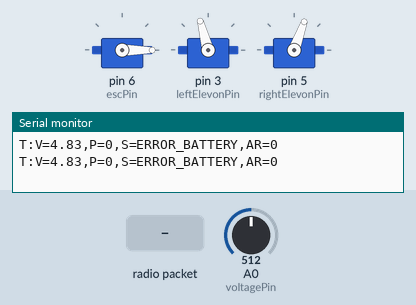
Simulated run of this sketch. Board: Arduino Uno, built with avr-gcc and run on an emulated ATmega328P. On the bench: 3 × servo, the last lines printed to the serial monitor. The inputs (shaded band) are chosen by the test bench; at power-on: A0 (voltagePin) = 512. No radio packets arrive unless stated.

Above: at 3.2 s.
3.3 s: radio packet "CALIBRATE" arrives
At 4.0 s:
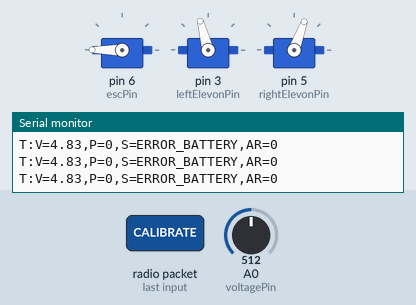
Timing chart, 0 to 12.8 s (numbered marks = the images above; inputs shaded):
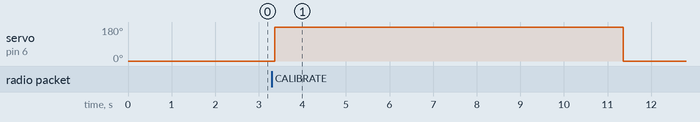

The sketch:

arduino_lora_remote.ino
```cpp
/*
 * ESC Master Testbench — Receptor Remoto (Arduino Uno)
 * Recebe comandos de throttle via LoRa e controla o ESC
 * Envia telemetria da bateria 2S de volta via LoRa
 *
 * Módulo LoRa: SX1278 Ra-02 433MHz
 * Biblioteca: LoRa.h (Sandeep Mistry)
 * Pinagem SPI:
 *   NSS  = D10
 *   RST  = D9
 *   DIO0 = D2
 *   SCK  = D13  (SPI padrão)
 *   MISO = D12  (SPI padrão)
 *   MOSI = D11  (SPI padrão)
 *
 * ATENÇÃO: O pino PWM do ESC mudou de D9 para D6,
 * pois D9 agora é usado pelo LoRa (NRESET).
 *
 * Bateria: 2x 18650 3000mAh 3.7V 30A Liitokala (Série 2S)
 * Tensão Nominal: 7.4V | Carga Máx: 8.4V
 * Proteção de Subtensão via Código (Corte de Software ~6.0V)
 * Conexão do Sinal: Pino 6 (PWM) | Sensor: Pino A0 (Divisor R1=R2)
 */

#include <SPI.h>
#include <LoRa.h>
#include <Servo.h>

// Pinos do LoRa no Arduino Uno
#define LORA_NSS   10
#define LORA_RST   9
#define LORA_DIO0  2

#define LORA_FREQ  433E6  // 433 MHz (deve ser igual ao ESP32)

Servo esc;
Servo leftElevon;
Servo rightElevon;
const int escPin = 6;      // Pino PWM (mudou de D9 para D6 por causa do LoRa)
const int leftElevonPin = 3;
const int rightElevonPin = 5;
const int voltagePin = A0;

// Centros Mecânicos (Ajustados fisicamente)
const int LEFT_CENTER = 105;
const int RIGHT_CENTER = 70;

// Limites Mecânicos (Evita travamento na fuselagem)
// Baseado no teste de Auto-Stall (Queda de Tensão) - recuados 2 graus por segurança
const int LEFT_MIN = 46;  // (Travou em 44)
const int LEFT_MAX = 150; // (Travou em 152)

// Limites do Direito estimados pelo "throw" simétrico do esquerdo (~46 graus)
const int RIGHT_MIN = 24;
const int RIGHT_MAX = 116;

// Configuração do Divisor de Tensão
// Se R1 e R2 forem iguais (ex: 8k/8k ou 10k/10k), a tensão é dividida por 2. (Fator = 2.0)
const float voltageDividerFactor = 2.0;
const float referenceVoltage = 5.0; // Tensão de operação do Arduino (5V)

// Fator de calibração: compensa tolerância dos resistores e referência real do Arduino.
const float VOLTAGE_CALIBRATION = 0.966;

int throttle = 0; // 0 a 100 (%)
int pitch = 0;    // -100 a 100
int roll = 0;     // -100 a 100
int lastCmdRssi = 0; // RSSI do último comando recebido do ESP32
unsigned long lastTelemetryTime = 0;
unsigned long lastVoltageReadTime = 0;
unsigned long lastCommandTime = 0; // Failsafe: última vez que recebeu comando LoRa
const unsigned long FAILSAFE_TIMEOUT = 2000; // 2 segundos sem comando = motor para
float filteredVoltage = 0.0;
bool firstRead = true;
bool failsafeActive = false;

void setup() {
  Serial.begin(115200); // Debug local (opcional)

  // Inicializa LoRa
  LoRa.setPins(LORA_NSS, LORA_RST, LORA_DIO0);

  if (!LoRa.begin(LORA_FREQ)) {
    Serial.println("ERRO: Falha ao inicializar LoRa!");
    while (1);
  }

  LoRa.setSpreadingFactor(7);
  LoRa.setSignalBandwidth(250E3);
  LoRa.setCodingRate4(5);

  // Inicializa ESC e Servos
  esc.attach(escPin, 1000, 2000);
  leftElevon.attach(leftElevonPin);
  rightElevon.attach(rightElevonPin);

  // Arming do ESC (1000us) e centraliza servos com seus trims
  esc.writeMicroseconds(1000);
  leftElevon.write(LEFT_CENTER);
  rightElevon.write(RIGHT_CENTER);
  delay(2000);

  Serial.println("Arduino LoRa Remoto pronto. 2S Li-ion (Com Telemetria).");
  lastCommandTime = millis(); // Inicializa o timer do failsafe
}

void loop() {
  // 1. Leitura e Filtragem Anti-Sag Extremamente Lenta (A cada 20ms)
  if (millis() - lastVoltageReadTime >= 20) {
    int sensorValue = analogRead(voltagePin);
    float pinVoltage = (sensorValue / 1023.0) * referenceVoltage;
    float currentVoltage = pinVoltage * voltageDividerFactor * VOLTAGE_CALIBRATION;

    if (firstRead) {
      filteredVoltage = currentVoltage;
      firstRead = false;
    } else {
      // Usamos um filtro simplificado, mas variamos a velocidade de resposta
      float alpha;
      if (throttle == 0) {
        // Motor parado: atualiza relativamente rápido (aprox 1 segundo para estabilizar)
        alpha = 0.05;
      } else {
        // Motor sob carga: Bateria sofre Sag. Atualizamos a média MUITO devagar.
        // Assim a tensão refletida não cai instantaneamente (anti-sag),
        // mas continua a cair caso a bateria descarregue de verdade ao longo dos minutos.
        alpha = 0.0002;
      }
      filteredVoltage = (filteredVoltage * (1.0 - alpha)) + (currentVoltage * alpha);
    }
    lastVoltageReadTime = millis();
  }

  float batteryVoltage = filteredVoltage;

  // 2. Estimativa de Porcentagem 2S (Min 6.0V, Max 8.4V)
  int batteryPercent = map(batteryVoltage * 100, 600, 840, 0, 100);
  batteryPercent = constrain(batteryPercent, 0, 100);

  // 3. Status de Segurança
  bool isBatteryLow = batteryVoltage < 6.0;

  // === FAILSAFE: Desliga motor se perder conexão LoRa ===
  if (millis() - lastCommandTime > FAILSAFE_TIMEOUT) {
    if (throttle > 0 || pitch != 0 || roll != 0) {
      throttle = 0;
      pitch = 0;
      roll = 0;
      esc.writeMicroseconds(1000);
      leftElevon.write(LEFT_CENTER);
      rightElevon.write(RIGHT_CENTER);
    }
    failsafeActive = true;
  } else {
    failsafeActive = false;
  }

  String status;
  if (failsafeActive) {
    status = "FAILSAFE";
  } else if (isBatteryLow) {
    status = "ERROR_BATTERY";
  } else {
    status = "OK";
  }

  // 4. Envio de Telemetria via LoRa (a cada 500ms)
  if (millis() - lastTelemetryTime > 500) {
    String telemetry = "T:V=";
    telemetry += String(batteryVoltage, 2);
    telemetry += ",P=";
    telemetry += String(batteryPercent);
    telemetry += ",S=";
    telemetry += status;
    telemetry += ",AR=";
    telemetry += String(lastCmdRssi); // RSSI do sinal ESP32->Arduino

    LoRa.beginPacket();
    LoRa.print(telemetry);
    LoRa.endPacket();

    // Debug local (opcional)
    Serial.println(telemetry);

    lastTelemetryTime = millis();
  }

  // 5. Recebimento de Comandos via LoRa
  int packetSize = LoRa.parsePacket();
  if (packetSize) {
    String input = "";
    while (LoRa.available()) {
      input += (char)LoRa.read();
    }
    input.trim();

    // Guarda o RSSI do comando recebido (sinal ESP32 -> Arduino)
    lastCmdRssi = LoRa.packetRssi();
    lastCommandTime = millis(); // Reseta o timer do failsafe

    // Rotina de Calibração: Usada se o ESC não reconhecer a faixa do acelerador
    if (input == "CALIBRATE") {
      // Envia feedback via LoRa
      LoRa.beginPacket();
      LoRa.print("T:V=0.00,P=0,S=CALIBRATING");
      LoRa.endPacket();

      esc.writeMicroseconds(2000); // Manda o pulso máximo
      delay(8000); // 8 segundos para o usuário plugar a bateria e ouvir os bips
      esc.writeMicroseconds(1000); // Retorna ao mínimo para confirmar

      LoRa.beginPacket();
      LoRa.print("T:V=0.00,P=0,S=CAL_DONE");
      LoRa.endPacket();
    } else {
      int parsedThrottle = 0, parsedPitch = 0, parsedRoll = 0;
      if (sscanf(input.c_str(), "%d,%d,%d", &parsedThrottle, &parsedPitch, &parsedRoll) == 3) {
        throttle = constrain(parsedThrottle, 0, 100);
        pitch = constrain(parsedPitch, -100, 100);
        roll = constrain(parsedRoll, -100, 100);
      } else {
        // Fallback backward compatibility
        throttle = constrain(input.toInt(), 0, 100);
        pitch = 0;
        roll = 0;
      }

      // Proteção de Subtensão (Desliga o motor se a bateria estiver crítica)
      if (isBatteryLow) {
        throttle = 0;
      }

      int pwmValue = 1000;
      if (throttle > 0) {
        // Mapeia 1 a 100 para 1040 a 2000us para compensar ESCs de baixa qualidade
        // que têm zona morta no início (ex: só começam a girar depois de 4%).
        pwmValue = map(throttle, 1, 100, 1040, 2000);
      }

      esc.writeMicroseconds(pwmValue);

      // Mixagem de Elevons (Corrigida para Servos Fisicamente Espelhados)
      // Pitch (Arfagem): Servos devem se mover em direções opostas (pois estão espelhados) para subir/descer juntos.
      // Roll (Rolagem): Servos devem se mover na mesma direção para que uma asa suba e a outra desça.
      int leftAngle = LEFT_CENTER + map(pitch, -100, 100, -45, 45) + map(roll, -100, 100, 45, -45);
      int rightAngle = RIGHT_CENTER + map(pitch, -100, 100, 45, -45) + map(roll, -100, 100, 45, -45);

      leftElevon.write(constrain(leftAngle, LEFT_MIN, LEFT_MAX));
      rightElevon.write(constrain(rightAngle, RIGHT_MIN, RIGHT_MAX));
    }
  }
}
```

Measured:
- after the input at 3.3 s, servo on pin 6 (escPin): 0° → 180° after 0.06 s, → 0° 8.0 s later
